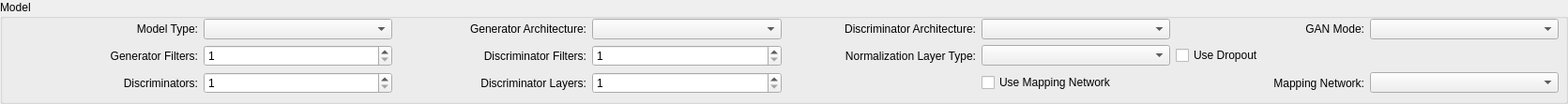
   <widget class="QGroupBox" name="model">
    <property name="geometry">
     <rect>
      <x>10</x>
      <y>150</y>
      <width>1671</width>
      <height>111</height>
     </rect>
    </property>
    <property name="title">
     <string>Model</string>
    </property>
    <widget class="QWidget" name="gridLayoutWidget_3">
     <property name="geometry">
      <rect>
       <x>10</x>
       <y>20</y>
       <width>1651</width>
       <height>81</height>
      </rect>
     </property>
     <layout class="QGridLayout" name="gridLayout_3">
      <item row="0" column="2">
       <widget class="QLabel" name="label_10">
        <property name="sizePolicy">
         <sizepolicy hsizetype="Minimum" vsizetype="Preferred">
          <horstretch>0</horstretch>
          <verstretch>0</verstretch>
         </sizepolicy>
        </property>
        <property name="text">
         <string>Generator Architecture:</string>
        </property>
        <property name="alignment">
         <set>Qt::AlignRight|Qt::AlignTrailing|Qt::AlignVCenter</set>
        </property>
       </widget>
      </item>
      <item row="0" column="4">
       <widget class="QLabel" name="label_14">
        <property name="sizePolicy">
         <sizepolicy hsizetype="Minimum" vsizetype="Preferred">
          <horstretch>0</horstretch>
          <verstretch>0</verstretch>
         </sizepolicy>
        </property>
        <property name="text">
         <string>Discriminator Architecture:</string>
        </property>
        <property name="alignment">
         <set>Qt::AlignRight|Qt::AlignTrailing|Qt::AlignVCenter</set>
        </property>
       </widget>
      </item>
      <item row="2" column="0">
       <widget class="QLabel" name="label_21">
        <property name="sizePolicy">
         <sizepolicy hsizetype="Minimum" vsizetype="Preferred">
          <horstretch>0</horstretch>
          <verstretch>0</verstretch>
         </sizepolicy>
        </property>
        <property name="text">
         <string>Discriminators:</string>
        </property>
        <property name="alignment">
         <set>Qt::AlignRight|Qt::AlignTrailing|Qt::AlignVCenter</set>
        </property>
       </widget>
      </item>
      <item row="2" column="1">
       <widget class="QSpinBox" name="numDiscriminatorsSpinBox">
        <property name="minimum">
         <number>1</number>
        </property>
        <property name="maximum">
         <number>999999999</number>
        </property>
       </widget>
      </item>
      <item row="0" column="0">
       <widget class="QLabel" name="label_13">
        <property name="sizePolicy">
         <sizepolicy hsizetype="Minimum" vsizetype="Preferred">
          <horstretch>0</horstretch>
          <verstretch>0</verstretch>
         </sizepolicy>
        </property>
        <property name="text">
         <string>Model Type:</string>
        </property>
        <property name="alignment">
         <set>Qt::AlignRight|Qt::AlignTrailing|Qt::AlignVCenter</set>
        </property>
       </widget>
      </item>
      <item row="0" column="3">
       <widget class="QComboBox" name="generatorArchitectureComboBox"/>
      </item>
      <item row="0" column="6">
       <widget class="QLabel" name="label_9">
        <property name="sizePolicy">
         <sizepolicy hsizetype="Minimum" vsizetype="Preferred">
          <horstretch>0</horstretch>
          <verstretch>0</verstretch>
         </sizepolicy>
        </property>
        <property name="text">
         <string>GAN Mode:</string>
        </property>
        <property name="alignment">
         <set>Qt::AlignRight|Qt::AlignTrailing|Qt::AlignVCenter</set>
        </property>
       </widget>
      </item>
      <item row="0" column="5">
       <widget class="QComboBox" name="discriminatorArchitectureComboBox"/>
      </item>
      <item row="2" column="2">
       <widget class="QLabel" name="label_22">
        <property name="sizePolicy">
         <sizepolicy hsizetype="Minimum" vsizetype="Preferred">
          <horstretch>0</horstretch>
          <verstretch>0</verstretch>
         </sizepolicy>
        </property>
        <property name="text">
         <string>Discriminator Layers:</string>
        </property>
        <property name="alignment">
         <set>Qt::AlignRight|Qt::AlignTrailing|Qt::AlignVCenter</set>
        </property>
        <property name="wordWrap">
         <bool>false</bool>
        </property>
       </widget>
      </item>
      <item row="2" column="3">
       <widget class="QSpinBox" name="numDLayersSpinBox">
        <property name="minimum">
         <number>1</number>
        </property>
        <property name="maximum">
         <number>999999999</number>
        </property>
       </widget>
      </item>
      <item row="0" column="1">
       <widget class="QComboBox" name="modelTypeComboBox"/>
      </item>
      <item row="0" column="7">
       <widget class="QComboBox" name="ganModeComboBox"/>
      </item>
      <item row="1" column="0">
       <widget class="QLabel" name="label_23">
        <property name="sizePolicy">
         <sizepolicy hsizetype="Minimum" vsizetype="Preferred">
          <horstretch>0</horstretch>
          <verstretch>0</verstretch>
         </sizepolicy>
        </property>
        <property name="text">
         <string>Generator Filters:</string>
        </property>
        <property name="alignment">
         <set>Qt::AlignRight|Qt::AlignTrailing|Qt::AlignVCenter</set>
        </property>
       </widget>
      </item>
      <item row="1" column="2">
       <widget class="QLabel" name="label_24">
        <property name="sizePolicy">
         <sizepolicy hsizetype="Minimum" vsizetype="Preferred">
          <horstretch>0</horstretch>
          <verstretch>0</verstretch>
         </sizepolicy>
        </property>
        <property name="text">
         <string>Discriminator Filters:</string>
        </property>
        <property name="alignment">
         <set>Qt::AlignRight|Qt::AlignTrailing|Qt::AlignVCenter</set>
        </property>
       </widget>
      </item>
      <item row="1" column="4">
       <widget class="QLabel" name="label_25">
        <property name="sizePolicy">
         <sizepolicy hsizetype="Minimum" vsizetype="Preferred">
          <horstretch>0</horstretch>
          <verstretch>0</verstretch>
         </sizepolicy>
        </property>
        <property name="text">
         <string>Normalization Layer Type:</string>
        </property>
        <property name="alignment">
         <set>Qt::AlignRight|Qt::AlignTrailing|Qt::AlignVCenter</set>
        </property>
       </widget>
      </item>
      <item row="1" column="1">
       <widget class="QSpinBox" name="generatorFiltersSpinBox">
        <property name="minimum">
         <number>1</number>
        </property>
        <property name="maximum">
         <number>999999999</number>
        </property>
       </widget>
      </item>
      <item row="1" column="3">
       <widget class="QSpinBox" name="discriminatorFiltersSpinBox">
        <property name="minimum">
         <number>1</number>
        </property>
        <property name="maximum">
         <number>999999999</number>
        </property>
       </widget>
      </item>
      <item row="1" column="5">
       <widget class="QComboBox" name="normalizationLayerTypeComboBox"/>
      </item>
      <item row="1" column="6">
       <widget class="QCheckBox" name="useDropoutCheckBox">
        <property name="text">
         <string>Use Dropout</string>
        </property>
        <property name="checked">
         <bool>false</bool>
        </property>
        <property name="tristate">
         <bool>false</bool>
        </property>
       </widget>
      </item>
      <item row="2" column="5">
       <widget class="QCheckBox" name="useMappingNetworkCheckBox">
        <property name="text">
         <string>Use Mapping Network</string>
        </property>
        <property name="checked">
         <bool>false</bool>
        </property>
        <property name="tristate">
         <bool>false</bool>
        </property>
       </widget>
      </item>
      <item row="2" column="6">
       <widget class="QLabel" name="label_19">
        <property name="sizePolicy">
         <sizepolicy hsizetype="Minimum" vsizetype="Preferred">
          <horstretch>0</horstretch>
          <verstretch>0</verstretch>
         </sizepolicy>
        </property>
        <property name="text">
         <string>Mapping Network:</string>
        </property>
        <property name="alignment">
         <set>Qt::AlignRight|Qt::AlignTrailing|Qt::AlignVCenter</set>
        </property>
       </widget>
      </item>
      <item row="2" column="7">
       <widget class="QComboBox" name="mappingNetworkComboBox"/>
      </item>
     </layout>
    </widget>
   </widget>
